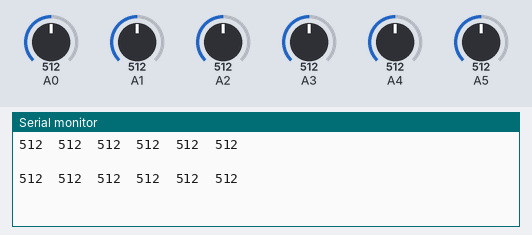
This sketch was run on a simulated Arduino Uno, built with avr-gcc and run on an emulated ATmega328P. Parts: the last lines printed to the serial monitor. Inputs (shaded band) come from the test bench; at power-on: A0 = 512, A1 = 512, A2 = 512, A3 = 512, A4 = 512, A5 = 512.

Above: at 1.8 s.
1.9 s: A0 set to 716
At 2.6 s:
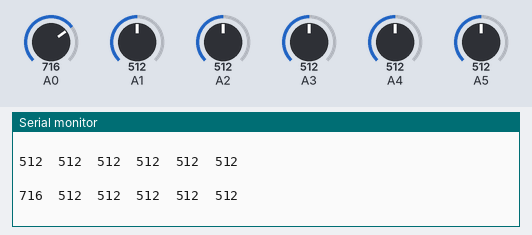
3.4 s: A1 set to 716
At 4.7 s:
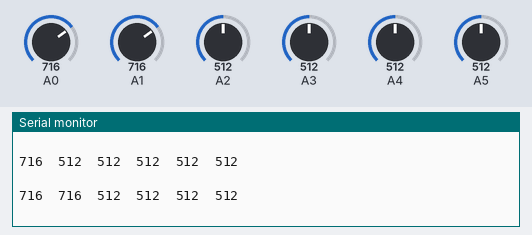
4.9 s: A2 set to 716
At 5.8 s:
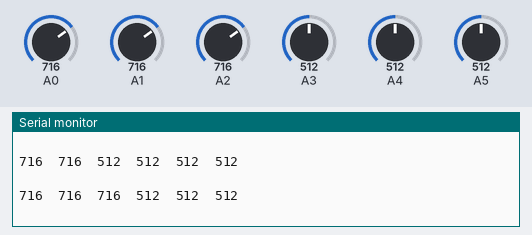
6.4 s: A3 set to 716
At 7.7 s:
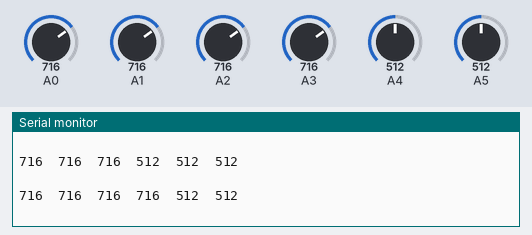
7.9 s: A4 set to 716
At 8.8 s:
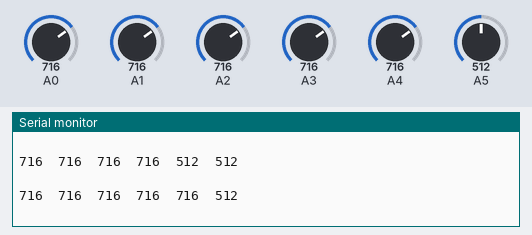
9.4 s: A5 set to 716
At 10.4 s:
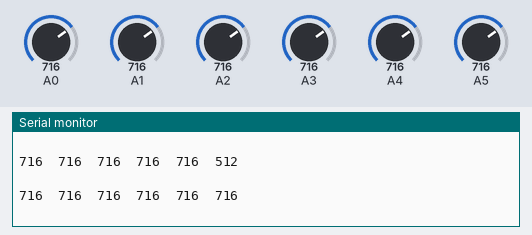

Measured:
- after the input at 1.9 s, the serial monitor: prints a new line after 0.10 s (image 1)
- after the input at 3.4 s, the serial monitor: prints a new line after 0.61 s (image 2)
- after the input at 4.9 s, the serial monitor: prints a new line after 0.11 s (image 3)
- after the input at 6.4 s, the serial monitor: prints a new line after 0.61 s (image 4)
- after the input at 7.9 s, the serial monitor: prints a new line after 0.11 s (image 5)
- after the input at 9.4 s, the serial monitor: prints a new line after 0.62 s (image 6)

The sketch:

sensorRaw.ino.ino
```cpp
//#include <SoftwareSerial.h>


void setup() {
  // put your setup code here, to run once:
  Serial.begin(9600);
//  Serial.begin(9600);
  pinMode(8, INPUT_PULLUP);
}

void loop() {
//  digitalWrite(6, HIGH);
//  digitalWrite(7, HIGH);
//  digitalWrite(8, LOW);
//  digitalWrite(9, LOW);
//  digitalWrite(10, HIGH);
//  digitalWrite(11, HIGH);

//    Serial.println(digitalRead(8));
  // put your main code here, to run repeatedly:
  Serial.print(analogRead(A0));
  Serial.print("\t");
  Serial.print(analogRead(A1));
  Serial.print("\t");
  Serial.print(analogRead(A2));
  Serial.print("\t");
  Serial.print(analogRead(A3));
  Serial.print("\t");
  Serial.print(analogRead(A4));
  Serial.print("\t");
  Serial.print(analogRead(A5));
  Serial.println("\t");
//  Serial.print(analogRead(A6));
//  Serial.print("\t");
//  Serial.print(analogRead(A7));
  Serial.println("\t");
  delay(1000);
}
```
